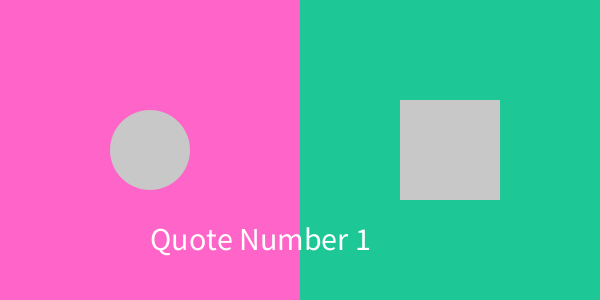
Frame 1 (no input)
Frame 60 (the mouse pressed at the canvas centre just before this capture): identical to frame 1, image omitted
Frame 120 (the mouse held since frame 60 and released just before this capture): identical to frame 1, image omitted

The Processing sketch that drew this single still picture (run headless with seeded random() and noise(); from frame 60 on, the mouse is pressed at the canvas centre):

// Processing sketch: buttonQuiz
// ── buttonQuiz.pde
float circleButtonX, circleButtonY, circleButtonD;
float squareButtonX, squareButtonY, squareButtonD;

boolean circleClick = false;
boolean squareClick = false;

color leftBgColor, rightBgColor, leftBgColorClick, rightBgColorClick;

String displayQuote = "Quote Number 1";

void setup() {
	size(600, 300);
	noStroke();

	circleButtonX = 150;
	circleButtonY = 150;
	circleButtonD = 80;

	squareButtonX = 400;
	squareButtonY = 100;
	squareButtonD = 100;

	leftBgColor = color(100, 100, 200);
	leftBgColorClick = color(255, 100, 200);
	rightBgColor = color(30, 20, 100);
	rightBgColorClick = color(30, 200, 150);
}
void draw() {
	//left side
	if (circleClick) {
		fill(leftBgColor);
	} else {
		fill(leftBgColorClick);
	}
	rect(0, 0, 300, 300);

	drawCircleButton();

	//right side
	if (squareClick) {
		fill(rightBgColor);
	} else {
		fill(rightBgColorClick);
	}
	rect(300, 0, 300, 300);

	drawSquareButton();

	drawText();
}

void drawCircleButton() {	
	if (dist(mouseX, mouseY, circleButtonX, circleButtonY) < circleButtonD*.5) {
		fill(255);
	} else {
		fill(200);
	}
	ellipse(circleButtonX, circleButtonY, circleButtonD, circleButtonD);

}
void drawSquareButton() {
	if (mouseX > squareButtonX && 
		mouseX < squareButtonX + squareButtonD && 
		mouseY > squareButtonY && 
		mouseY < squareButtonY + squareButtonD) {
		fill(255);
	} else {
		fill(200);	
	}
	rect(squareButtonX, squareButtonY, squareButtonD, squareButtonD);
}

void drawText() {
	fill(255);
	textSize(32);
	text(displayQuote, 150, 250);
}
void mouseClicked() {
	if (dist(mouseX, mouseY, circleButtonX, circleButtonY) < circleButtonD*.5) {
		circleClick = !circleClick;	
	}
	if (mouseX > squareButtonX && 
		mouseX < squareButtonX + squareButtonD && 
		mouseY > squareButtonY && 
		mouseY < squareButtonY + squareButtonD) {
		squareClick = !squareClick;
	}
	if (circleClick && squareClick) {
		displayQuote = "Quote Number 4";
	} else if (circleClick && !squareClick) {
		displayQuote = "Quote Number 2";
	} else if (!circleClick && squareClick) {
		displayQuote = "Quote Number 3";
	} else {
		displayQuote = "Quote Number 1";
	}
}
